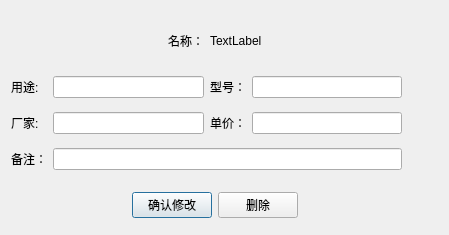
<?xml version="1.0" encoding="UTF-8"?>
<ui version="4.0">
 <class>alterMaterial_Dialog</class>
 <widget class="QDialog" name="alterMaterial_Dialog">
  <property name="geometry">
   <rect>
    <x>0</x>
    <y>0</y>
    <width>449</width>
    <height>235</height>
   </rect>
  </property>
  <property name="windowTitle">
   <string>修改</string>
  </property>
  <property name="windowIcon">
   <iconset>
    <normaloff>icon_1.png</normaloff>icon_1.png</iconset>
  </property>
  <widget class="QWidget" name="layoutWidget">
   <property name="geometry">
    <rect>
     <x>120</x>
     <y>30</y>
     <width>190</width>
     <height>22</height>
    </rect>
   </property>
   <layout class="QHBoxLayout" name="horizontalLayout_3" stretch="2,1,1,2">
    <item>
     <spacer name="horizontalSpacer">
      <property name="orientation">
       <enum>Qt::Horizontal</enum>
      </property>
      <property name="sizeHint" stdset="0">
       <size>
        <width>40</width>
        <height>20</height>
       </size>
      </property>
     </spacer>
    </item>
    <item>
     <widget class="QLabel" name="label_6">
      <property name="text">
       <string>名称：</string>
      </property>
     </widget>
    </item>
    <item>
     <widget class="QLabel" name="materialName_label">
      <property name="text">
       <string>TextLabel</string>
      </property>
     </widget>
    </item>
    <item>
     <spacer name="horizontalSpacer_2">
      <property name="orientation">
       <enum>Qt::Horizontal</enum>
      </property>
      <property name="sizeHint" stdset="0">
       <size>
        <width>40</width>
        <height>20</height>
       </size>
      </property>
     </spacer>
    </item>
   </layout>
  </widget>
  <widget class="QWidget" name="layoutWidget">
   <property name="geometry">
    <rect>
     <x>90</x>
     <y>190</y>
     <width>250</width>
     <height>31</height>
    </rect>
   </property>
   <layout class="QHBoxLayout" name="horizontalLayout_4">
    <item>
     <spacer name="horizontalSpacer_3">
      <property name="orientation">
       <enum>Qt::Horizontal</enum>
      </property>
      <property name="sizeHint" stdset="0">
       <size>
        <width>40</width>
        <height>20</height>
       </size>
      </property>
     </spacer>
    </item>
    <item>
     <widget class="QPushButton" name="alter_pushButton">
      <property name="text">
       <string>确认修改</string>
      </property>
      <property name="icon">
       <iconset>
        <normaloff>image/update.png</normaloff>image/update.png</iconset>
      </property>
     </widget>
    </item>
    <item>
     <widget class="QPushButton" name="delete_pushButton">
      <property name="text">
       <string>删除</string>
      </property>
      <property name="icon">
       <iconset>
        <normaloff>image/delete.png</normaloff>image/delete.png</iconset>
      </property>
     </widget>
    </item>
    <item>
     <spacer name="horizontalSpacer_4">
      <property name="orientation">
       <enum>Qt::Horizontal</enum>
      </property>
      <property name="sizeHint" stdset="0">
       <size>
        <width>40</width>
        <height>20</height>
       </size>
      </property>
     </spacer>
    </item>
   </layout>
  </widget>
  <widget class="QWidget" name="layoutWidget">
   <property name="geometry">
    <rect>
     <x>11</x>
     <y>68</y>
     <width>391</width>
     <height>111</height>
    </rect>
   </property>
   <layout class="QGridLayout" name="gridLayout">
    <item row="0" column="0">
     <widget class="QLabel" name="label">
      <property name="text">
       <string>用途:</string>
      </property>
     </widget>
    </item>
    <item row="0" column="1">
     <widget class="QLineEdit" name="userType_lineEdit"/>
    </item>
    <item row="0" column="2">
     <widget class="QLabel" name="label_2">
      <property name="text">
       <string>型号：</string>
      </property>
     </widget>
    </item>
    <item row="0" column="3">
     <widget class="QLineEdit" name="materialModel_lineEdit"/>
    </item>
    <item row="1" column="0">
     <widget class="QLabel" name="label_3">
      <property name="text">
       <string>厂家:</string>
      </property>
     </widget>
    </item>
    <item row="1" column="1">
     <widget class="QLineEdit" name="factory_lineEdit"/>
    </item>
    <item row="1" column="2">
     <widget class="QLabel" name="label_4">
      <property name="text">
       <string>单价：</string>
      </property>
     </widget>
    </item>
    <item row="1" column="3">
     <widget class="QLineEdit" name="singlePrice_lineEdit"/>
    </item>
    <item row="2" column="0">
     <widget class="QLabel" name="label_5">
      <property name="text">
       <string>备注：</string>
      </property>
     </widget>
    </item>
    <item row="2" column="1" colspan="3">
     <widget class="QLineEdit" name="note_lineEdit"/>
    </item>
   </layout>
  </widget>
 </widget>
 <resources/>
 <connections/>
</ui>
